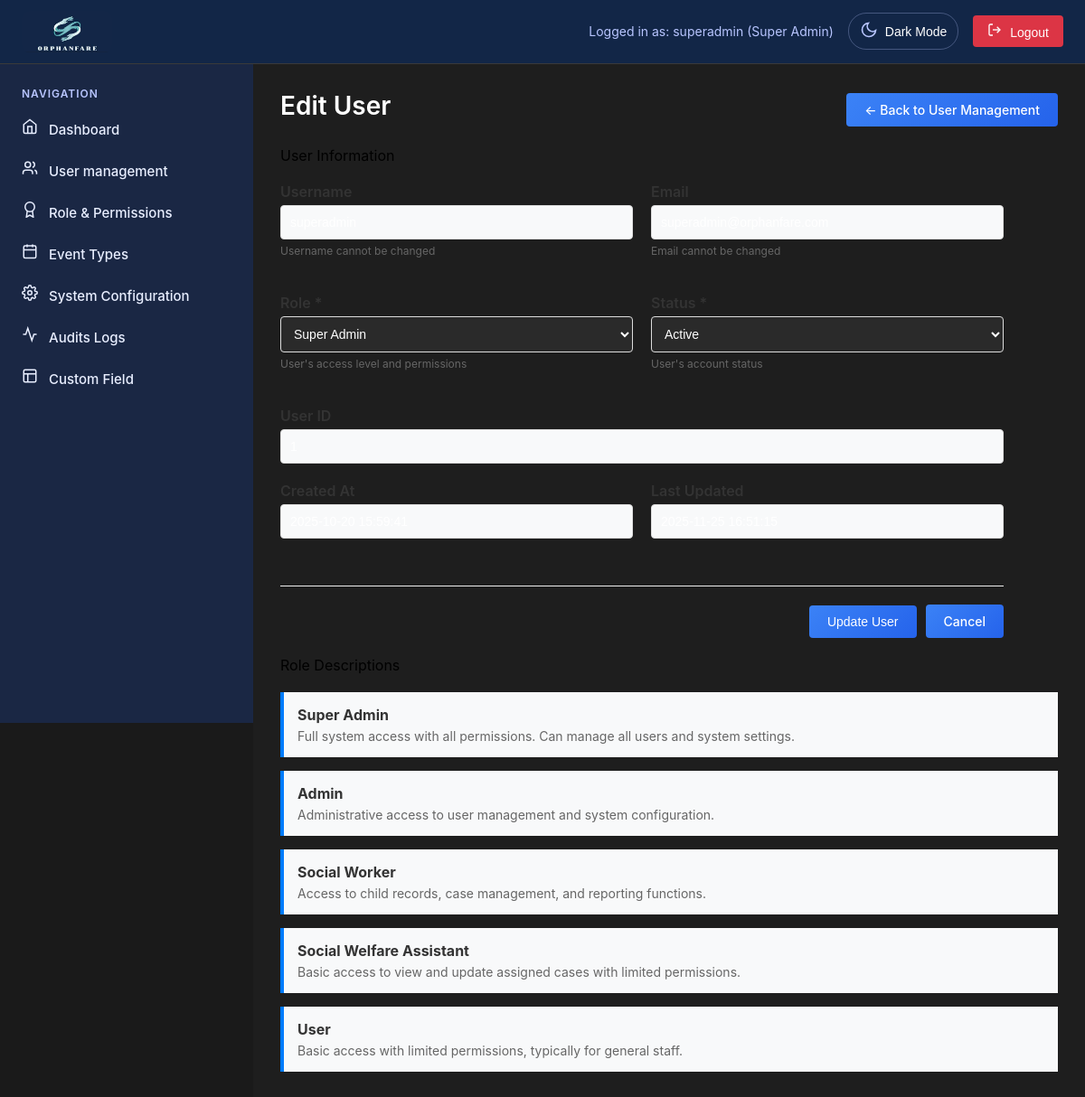
/superadmin/edit-user.php?id=1 (signed in), run on the app's committed database.
### tables this page shows
CREATE TABLE `users` (
  `id` int(11) NOT NULL,
  `username` varchar(50) NOT NULL,
  `email` varchar(100) NOT NULL,
  `password` varchar(255) NOT NULL,
  `role` enum('super_admin','admin','user','Social Worker','Social Welfare Assistant') DEFAULT 'user',
  `status` enum('active','inactive','pending') DEFAULT 'pending',
  `created_at` timestamp NOT NULL DEFAULT current_timestamp(),
  `updated_at` timestamp NOT NULL DEFAULT current_timestamp() ON UPDATE current_timestamp(),
  `two_factor_secret` varchar(32) DEFAULT NULL,
  `two_factor_enabled` tinyint(1) DEFAULT 0,
  `two_factor_verified` tinyint(1) DEFAULT 0,
  `two_factor_backup_codes` text DEFAULT NULL,
  `last_login` timestamp NULL DEFAULT NULL,
  `last_password_change` timestamp NOT NULL DEFAULT current_timestamp(),
  `failed_attempts` int(11) DEFAULT 0,
  `account_locked` tinyint(1) DEFAULT 0,
  `is_active` tinyint(1) DEFAULT 1
);

### superadmin/edit-user.php (the view, shortened to what this page needs)
<?php
require_once 'includes/superheader.php';
$user_id = isset($_GET['id']) ? intval($_GET['id']) : 0;
$sql = "SELECT id, username, email, role, status, created_at, updated_at FROM users WHERE id = ?";
$stmt = $conn->prepare($sql);
$stmt->bind_param("i", $user_id);
$stmt->execute();
$result = $stmt->get_result();
$user = $result->fetch_assoc();
?>
<div class="page-active">
    <div class="page-header">
        <h1 class="page-title">Edit User</h1>
        <a href="user-management.php" class="btn btn-secondary">← Back to User Management</a>
    </div>
    <div class="dashboard-card">
        <div class="card-header">
            <div class="card-title">User Information</div>
        </div>
        <form method="POST" class="user-form">
            <div class="form-grid">
                <div class="form-group">
                    <label for="username">Username</label>
                    <input type="text" id="username" value="<?php echo htmlspecialchars($user['username']); ?>" class="form-input" readonly>
                    <small class="form-help">Username cannot be changed</small>
                </div>
                <div class="form-group">
                    <label for="email">Email</label>
                    <input type="email" id="email" value="<?php echo htmlspecialchars($user['email']); ?>" class="form-input" readonly>
                    <small class="form-help">Email cannot be changed</small>
                </div>
                <div class="form-group">
                    <label for="role">Role *</label>
                    <select id="role" name="role" class="form-input" required>
                        <option value="super_admin" <?php echo $user['role'] === 'super_admin' ? 'selected' : ''; ?>>Super Admin</option>
                    </select>
                    <small class="form-help">User's access level and permissions</small>
                </div>
                <div class="form-group">
                    <label for="status">Status *</label>
                    <select id="status" name="status" class="form-input" required>
                        <option value="active" <?php echo $user['status'] === 'active' ? 'selected' : ''; ?>>Active</option>
                    </select>
                    <small class="form-help">User's account status</small>
                </div>
            </div>
            <div class="form-group">
                <label>User ID</label>
                <input type="text" value="<?php echo htmlspecialchars($user['id']); ?>" class="form-input" readonly>
            </div>
            <div class="form-grid">
                <div class="form-group">
                    <label>Created At</label>
                    <input type="text" value="<?php echo date('Y-m-d H:i:s', strtotime($user['created_at'])); ?>" class="form-input" readonly>
                </div>
                <div class="form-group">
                    <label>Last Updated</label>
                    <input type="text" value="<?php echo date('Y-m-d H:i:s', strtotime($user['updated_at'])); ?>" class="form-input" readonly>
                </div>
            </div>
            <div class="form-actions">
                <button type="submit" class="btn btn-primary">Update User</button>
                <a href="user-management.php" class="btn btn-secondary">Cancel</a>
            </div>
        </form>
    </div>
    <div class="dashboard-card" style="margin-top: 20px;">
        <div class="card-header">
            <div class="card-title">Role Descriptions</div>
        </div>
        <div class="role-descriptions">
            <div class="role-item">
                <strong>Super Admin</strong>
                <p>Full system access with all permissions. Can manage all users and system settings.</p>
            </div>
            <div class="role-item">
                <strong>Admin</strong>
                <p>Administrative access to user management and system configuration.</p>
            </div>
            <div class="role-item">
                <strong>Social Worker</strong>
                <p>Access to child records, case management, and reporting functions.</p>
            </div>
            <div class="role-item">
                <strong>Social Welfare Assistant</strong>
                <p>Basic access to view and update assigned cases with limited permissions.</p>
            </div>
            <div class="role-item">
                <strong>User</strong>
                <p>Basic access with limited permissions, typically for general staff.</p>
            </div>
        </div>
    </div>
</div>
<?php require_once 'includes/superfooter.php'; ?>

### css/superadmin.css (style rules this page uses)
.page-title { font-size: 28px; font-weight: 600; color: #ffffff; margin-bottom: 8px; }
.card-header { display: flex; justify-content: space-between; align-items: center; margin-bottom: 20px; }
.btn { border: none; border-radius: 6px; padding: 10px 20px; font-size: 14px; font-weight: 500; cursor: pointer; transition: all 0.2s; }
.btn-primary { background-color: #007bff; color: white; }
.btn-secondary { background-color: #6c757d; color: white; }
.form-group { margin-bottom: 20px; }
.form-input { width: 100%; background-color: #1a1a1a; border: 1px solid #3a3a3a; border-radius: 6px; padding: 10px 12px; color: #ffffff; font-size: 14px; }

### css/common.css (style rules this page uses)
* { margin: 0; padding: 0; box-sizing: border-box; }
body { font-family: -apple-system, BlinkMacSystemFont, "Segoe UI", Roboto, sans-serif; background-color: #1a1a1a; min-height: 100vh; }
.page-header { display: flex; justify-content: space-between; align-items: center; margin-bottom: 20px; }
.page-title { font-size: 28px; font-weight: 600; color: #ffffff; margin-bottom: 8px; }
.btn { padding: 10px 20px; border: none; border-radius: 6px; cursor: pointer; font-size: 14px; font-weight: 500; text-decoration: none; display: inline-block; transition: all 0.2s; background: linear-gradient(135deg, #3b82f6, #2563eb) ; color: white; }
.form-group { margin-bottom: 20px; }
.form-input { width: 100%; padding: 10px 16px; background-color: #2a2a2a; border: 1px solid #3a3a3a; border-radius: 6px; color: #ffffff; font-size: 14px; }

### css/admin.css (style rules this page uses)
.form-grid { display: grid; grid-template-columns: repeat(auto-fit, minmax(300px, 1fr)); gap: 20px; margin-bottom: 24px; }
.form-actions { display: flex; gap: 12px; justify-content: flex-end; margin-top: 32px; padding-top: 24px; border-top: 1px solid #3a3a3a; }

### superadmin/edit-user.php (style rules this page uses)
.user-form { max-width: 800px; }
.form-grid { display: grid; grid-template-columns: 1fr 1fr; gap: 20px; margin-bottom: 20px; }
.form-group { margin-bottom: 20px; }
.form-group label { display: block; margin-bottom: 5px; font-weight: 600; color: #333; }
.form-input { width: 100%; padding: 10px; border: 1px solid #ddd; border-radius: 4px; font-size: 14px; transition: border-color 0.3s; }
.form-input[readonly] { background-color: #f8f9fa; cursor: not-allowed; }
.form-help { display: block; margin-top: 5px; color: #666; font-size: 12px; }
.form-actions { display: flex; gap: 10px; align-items: center; padding-top: 20px; border-top: 1px solid #eee; }
.btn { padding: 10px 20px; border: none; border-radius: 4px; cursor: pointer; text-decoration: none; display: inline-block; font-size: 14px; transition: background-color 0.3s; }
.btn-primary { background-color: #007bff; color: white; }
.btn-secondary { background-color: #6c757d; color: white; }
.role-descriptions { display: grid; gap: 15px; }
.role-item { padding: 15px; border-left: 4px solid #007bff; background-color: #f8f9fa; }
.role-item strong { display: block; margin-bottom: 5px; color: #333; }
.role-item p { margin: 0; color: #666; font-size: 14px; }

### data on the page
users: username "superadmin", email "superadmin@orphanfare.com", role "Super Admin", status "Active", id "1", created_at "2025-10-20 15:59:41", updated_at "2025-11-25 16:51:15"

### other printed values
$_SESSION['username'] "superadmin"
$_SESSION['role'] === 'super_admin' ? 'Super Admin' : 'Admin' "Super Admin"
